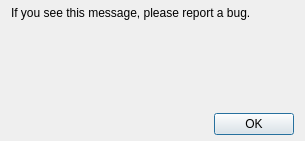
<?xml version="1.0" encoding="UTF-8"?>
<ui version="4.0">
 <class>chooseProgramsDialog</class>
 <widget class="QDialog" name="chooseProgramsDialog">
  <property name="geometry">
   <rect>
    <x>0</x>
    <y>0</y>
    <width>305</width>
    <height>141</height>
   </rect>
  </property>
  <property name="windowTitle">
   <string>Dialog</string>
  </property>
  <property name="modal">
   <bool>true</bool>
  </property>
  <layout class="QVBoxLayout" name="verticalLayout">
   <property name="topMargin">
    <number>6</number>
   </property>
   <property name="bottomMargin">
    <number>6</number>
   </property>
   <item>
    <widget class="QLabel" name="instructionalLabel">
     <property name="text">
      <string>If you see this message, please report a bug.</string>
     </property>
    </widget>
   </item>
   <item>
    <layout class="QVBoxLayout" name="prorgamsVerticalLayout">
     <property name="leftMargin">
      <number>12</number>
     </property>
    </layout>
   </item>
   <item>
    <spacer name="verticalSpacer">
     <property name="orientation">
      <enum>Qt::Vertical</enum>
     </property>
     <property name="sizeHint" stdset="0">
      <size>
       <width>20</width>
       <height>50</height>
      </size>
     </property>
    </spacer>
   </item>
   <item>
    <layout class="QHBoxLayout" name="horizontalLayout">
     <item>
      <spacer name="horizontalSpacer">
       <property name="orientation">
        <enum>Qt::Horizontal</enum>
       </property>
       <property name="sizeHint" stdset="0">
        <size>
         <width>40</width>
         <height>5</height>
        </size>
       </property>
      </spacer>
     </item>
     <item>
      <widget class="QPushButton" name="okButton">
       <property name="text">
        <string>OK</string>
       </property>
      </widget>
     </item>
    </layout>
   </item>
  </layout>
 </widget>
 <resources/>
 <connections/>
</ui>
